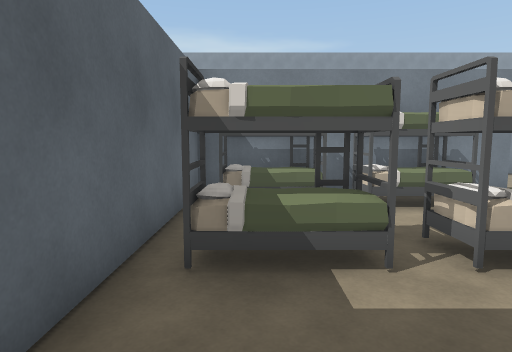
view 1 (above)

18 first-person views from a walk through a 3-D level made in the Unity game engine. The camera is 1.5 m above the floor, tilts 6° down and sees 75° across. The floor is counted in squares, 1 m on a side. Each view is taken from the middle of a square. On the plan, view 1 faces up. The plan holds only what a view shows up to about 15 squares ahead; the rest is blank. The place goes on beyond the plan. The player is left out.

view 2
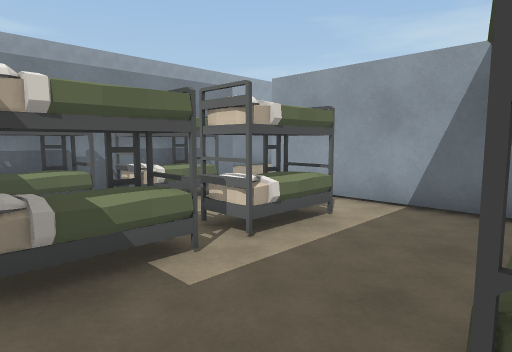

view 3
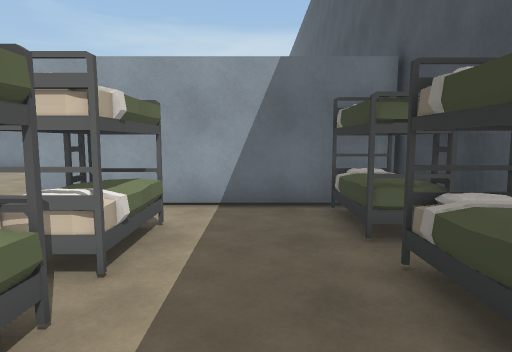

view 4
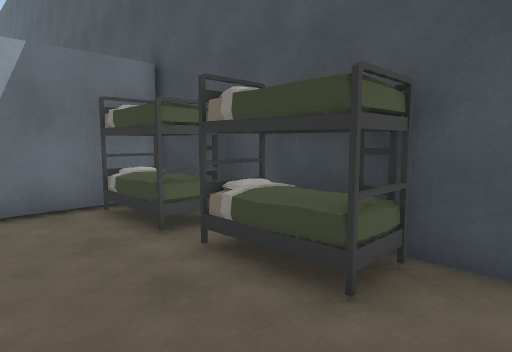

view 5
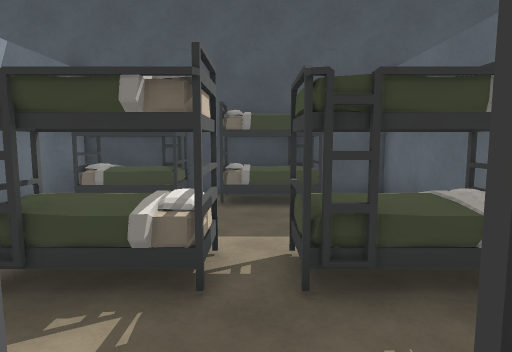

view 6
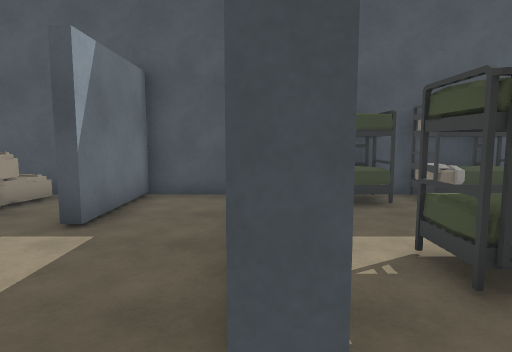

view 7
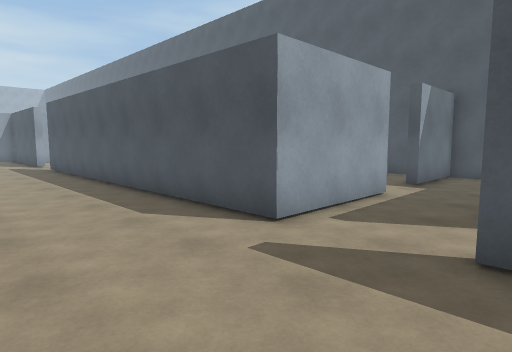

view 8
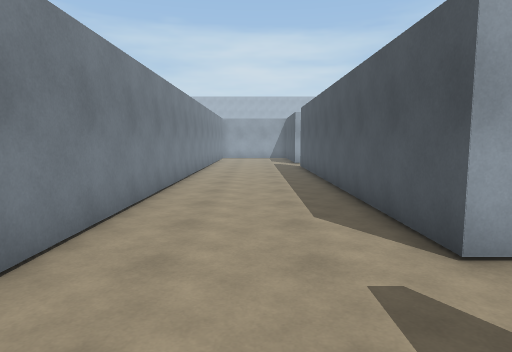

view 9
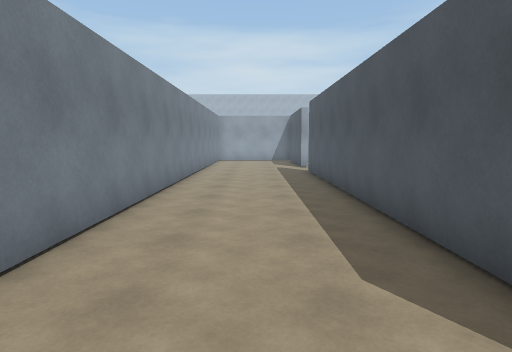

view 10
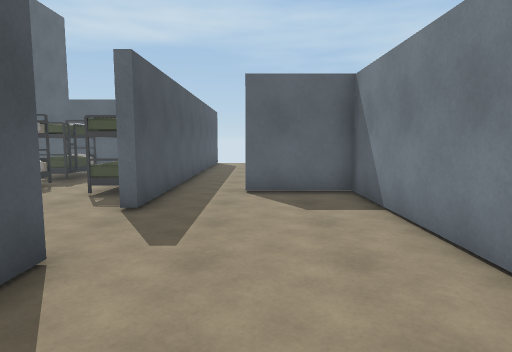

view 11
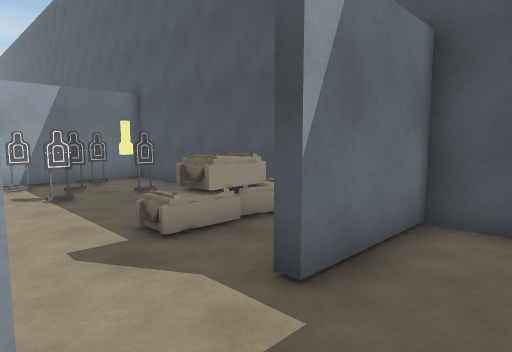

view 12
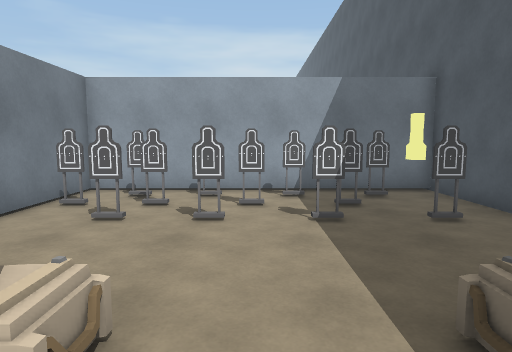

view 13
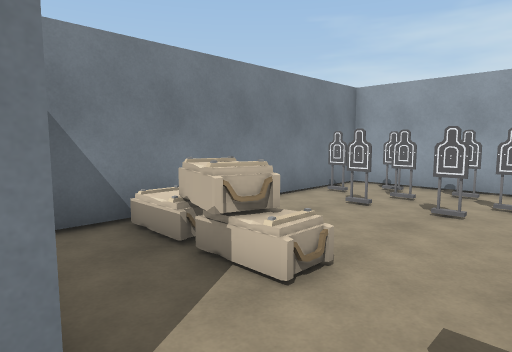

view 14
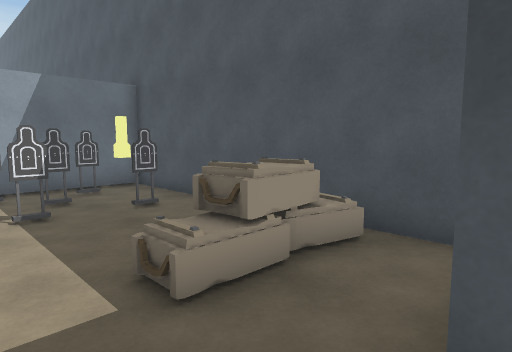

view 15
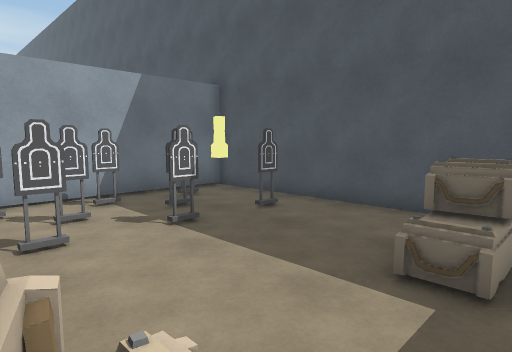

view 16
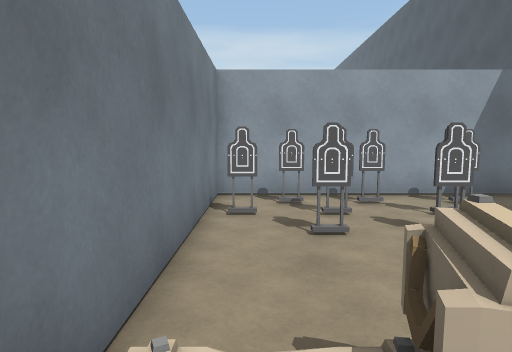

view 17
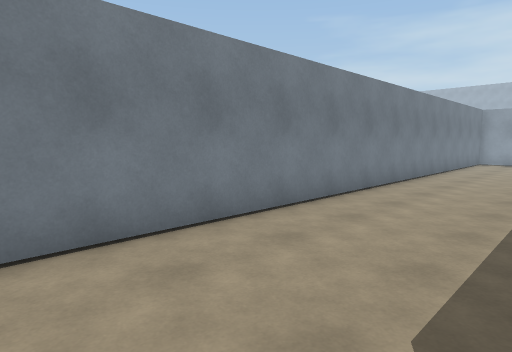

view 18
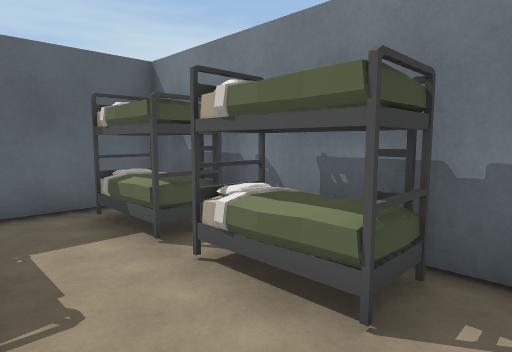

### Floor plan
Points are (right, up) in squares from view 1. A wall is a line through its corners. A room is listed if a view was taken in it or the views show most of it. See-through windows are left out.
Room 1 (views 1, 2, 3, 4, 5, 18)
walls: (6.7, -1.2) (6.7, 7); (5.4, 9) (-1.6, 9) (-1.6, -1.3) (0.5, -1.3)
ways out: opening at (6, 8) to room 2
objects: bed (-1, 4) to (1, 5); bed (-1, 8) to (1, 8); bed (1, -1) to (3, 0); bed (3, 4) to (5, 5); bed (3, 8) to (5, 8); bed (4, -1) to (6, 0)
Room 2 (views 6, 7, 8, 9, 10, 11, 17)
walls: (10, 4.6) (10, 9.4) (23.9, 9.4); (6.7, 7) (7.1, 7); (3.4, 9.4) (6.9, 9.4) (6.9, 9) (5.4, 9); (24.5, 14.8) (4.4, 14.8) (4.4, 11.6); (6.4, -1.3) (10, -1.3) (10, 2.3)
ways out: opening at (6, 8) to room 1; opening at (10, 3.5) to room 3; opening at (4, 10.5)
Room 3 (views 12, 13, 14, 15, 16)
walls: (10, 2.3) (10.5, 2.3); (11.2, -1.3) (21.1, -1.3) (21.1, 9) (11.4, 9)
ways out: opening at (10, 3.5) to room 2; gap at (13, -1)
objects: crate (13, 0); crate (13, 1); crate (13, 2); crate (13, 6); crate (13, 7) to (13, 8); other object (17, 0); other object (17, 3); other object (17, 5); other object (17, 7); other object (19, 2); other object (19, 4); other object (19, 6); other object (19, 8); other object (20, 0); other object (20, 1); other object (20, 3); other object (20, 5); other object (20, 7)

Positions as (right, up) in squares from view 1, and headings:
1: (0, 0), facing up
2: (-1, 0), facing up-right
3: (-1, 2), facing right
4: (-1, 3), facing down-right
5: (2, 8), facing down
6: (7, 8), facing down
7: (6, 14), facing down-right
8: (6, 12), facing right
9: (9, 12), facing right
10: (14, 12), facing left
11: (8, 5), facing down-right
12: (11, 4), facing right
13: (10, 3), facing up-right
14: (10, 4), facing down-right
15: (12, 6), facing down-right
16: (12, 8), facing right
17: (10, 10), facing up-right
18: (6, 5), facing up-left
